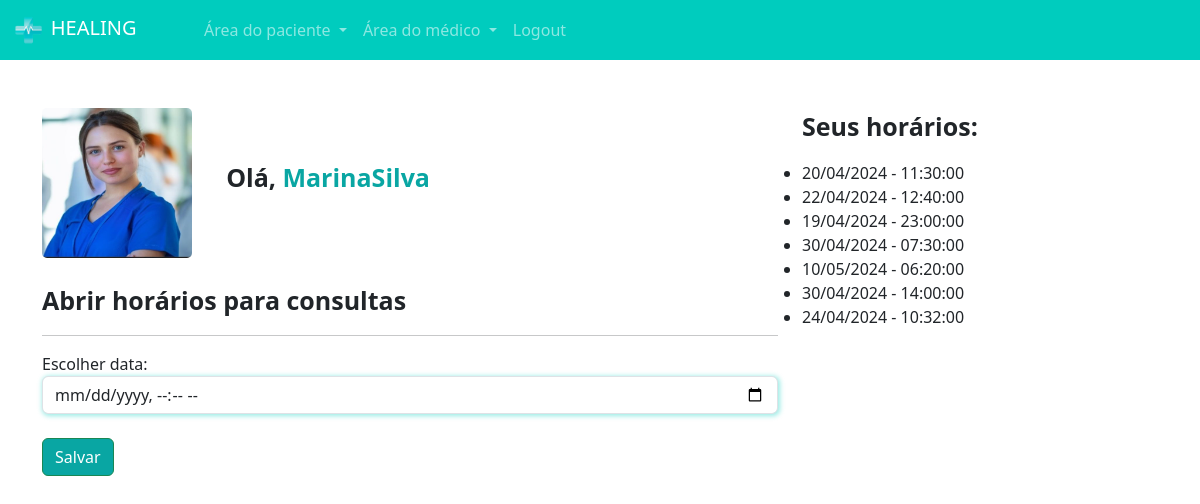
/medico/abrir_horario (signed in), run on the app's committed database.
### medico/models.py (models this page shows, shortened)
class DadosMedico(models.Model):
    crm = models.CharField(max_length=13)
    nome = models.CharField(max_length=100)
    cep = models.CharField(max_length = 15)
    rua = models.CharField(max_length = 100)
    bairro = models.CharField(max_length = 100)
    numero = models.IntegerField()
    rg = models.ImageField(upload_to='rgs')
    cedula_identidade_medica = models.ImageField(upload_to='cim')
    foto = models.ImageField(upload_to='fotos_perfil')
    descricao = models.TextField()
    valor_consulta = models.FloatField(default=100)
    user = models.ForeignKey(User, on_delete=models.DO_NOTHING)
    especialidades = models.ForeignKey(Especialidades, on_delete=models.DO_NOTHING)

class DatasAbertas(models.Model):
    data = models.DateTimeField()
    user = models.ForeignKey(User, on_delete=models.DO_NOTHING)
    agendado = models.BooleanField(default = False)
    def __str__(self):
        return self.data.strftime('%d/%m/%Y - %H:%M:%S')

### medico/views.py (the view, shortened to what this page needs)
# urls.py: path("abrir_horario", views.abrir_horario, name="abrir_horario"),
def abrir_horario(request):
    if not is_medico(request.user):
        messages.add_message(request, constants.WARNING, 'Você não é médico(a)')
        return redirect('/usuarios/logout')
    if request.method == "GET":
        dadosMedico = DadosMedico.objects.get(user=request.user)
        datas_abertas = DatasAbertas.objects.filter(user=request.user)
        return render(request, 'abrir_horario.html', {'dadosMedico': dadosMedico, 'datas_abertas': datas_abertas,'is_medico':is_medico(request.user)})

### medico/models.py (called while the page is built)
def is_medico(user):
    return DadosMedico.objects.filter(user = user).exists()

### medico/templates/abrir_horario.html (shortened to what this page needs)
{% extends "base.html" %}
{% load static %}
{% block 'head' %}
    <link rel="stylesheet" href="{% static 'medicos/css/abrir_horario.css' %}">
    <link rel="stylesheet" href="{% static 'usuarios/css/usuarios.css' %}">
    <link rel="stylesheet" href="{% static 'medicos/css/cadastro_medico.css' %}">
{% endblock 'head' %}
{% block 'body' %}
{% include 'partials/navbar.html' %}
    <div class="container">
        <br><br>
        <div class="row">
            <div class="col-md-8">
                <img src="{{dadosMedico.foto.url}}"  class="foto-perfil" alt="">
                <label style="margin-left: 30px; font-size: 25px" class="p-bold">Olá, <span class="color-dark">{{request.user.username}}</span></label>
                <br>
                <br>
                <p style="font-size: 25px" class="p-bold">Abrir horários para consultas</p>
                <hr>
                <form action="{% url "abrir_horario" %}" method="POST">
                    <label for="">Escolher data:</label>
                    <input type="datetime-local" name="data" class="form-control shadow-main-color">
                    <br>
                    <input type="submit" value="Salvar" class="btn btn-success btn-dark-color">
                </form>
            </div>
            <div class="col-md-4">
                <p style="font-size: 25px" class="p-bold">Seus horários:</p>
                <ul class="list-group">
                    {% for data in datas_abertas %}
                        <li>{{data}}</li>
                    {% endfor %}
                </ul>
            </div>
        </div>
    </div>
{% endblock 'body' %}

### templates/static/geral/css/base.css (style rules this page uses)
:root { --main-color: #00CCBE; --dark-color: #09A6A3; --contrast-color: #FFD686; }
.p-bold { font-weight: bold; }
.color-dark { color: var(--dark-color); cursor: pointer; }

### templates/static/medicos/css/abrir_horario.css (style rules this page uses)
.foto-perfil { width: 150px; height: 150px; border-radius: 5px; }

### templates/static/usuarios/css/usuarios.css (style rules this page uses)
.btn-dark-color { background-color: var(--dark-color); color: white; }

### templates/static/medicos/css/cadastro_medico.css (style rules this page uses)
.shadow-main-color { box-shadow: 1px 1px 5px 1px rgba(0, 204, 190,.4); }

### data on the page
DadosMedico: foto (picture)
DatasAbertas: data "20/04/2024 - 11:30:00"
DatasAbertas: data "22/04/2024 - 12:40:00"
DatasAbertas: data "19/04/2024 - 23:00:00"
DatasAbertas: data "30/04/2024 - 07:30:00"
DatasAbertas: data "10/05/2024 - 06:20:00"
DatasAbertas: data "30/04/2024 - 14:00:00"
DatasAbertas: data "24/04/2024 - 10:32:00"

### other printed values
{{ request.user.username }} "MarinaSilva"
